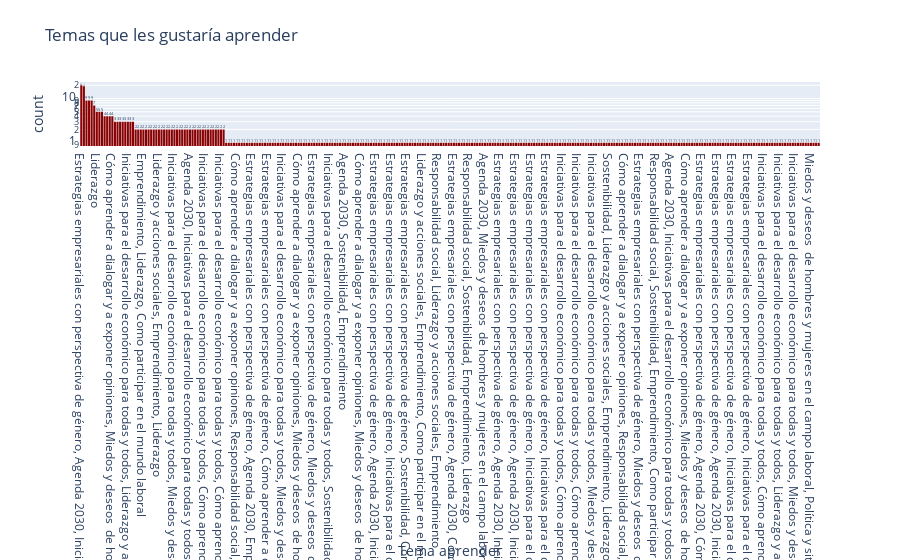

Notebook cell for this chart:
### Markdown cell above
### Temas que quieren aprender

### Code cell
df['Tema aprender'].fillna("Liderazgo y acciones sociales", inplace = True)

fig = px.histogram(df, x="Tema aprender",
                   title='Temas que les gustaría aprender',
                   color_discrete_sequence=['darkred'],
                   log_y=True, # represent bars with log scale
                   text_auto= True
                   ).update_xaxes(categoryorder='total descending')
                   
fig.show()

### Figure 1 — Plotly figure (JSON) as saved in the notebook; plotly's stock layout.template omitted (floating-point values rounded to 4 significant figures; data arrays with more than 128 entries replaced by an {"elided": "..."} marker saying what was removed)
{"data": [{"alignmentgroup": "True", "bingroup": "x", "hovertemplate": "Tema aprender=%{x}<br>count=%{y}<extra></extra>", "legendgroup": "", "marker": {"color": "darkred", "pattern": {"shape": ""}}, "name": "", "offsetgroup": "", "orientation": "v", "showlegend": false, "texttemplate": "%{value}", "type": "histogram", "x": {"elided": "428 str values"}, "xaxis": "x", "yaxis": "y"}], "layout": {"barmode": "relative", "legend": {"tracegroupgap": 0}, "title": {"text": "Temas que les gustaría aprender"}, "xaxis": {"anchor": "y", "categoryorder": "total descending", "domain": [0, 1], "title": {"text": "Tema aprender"}}, "yaxis": {"anchor": "x", "domain": [0, 1], "title": {"text": "count"}, "type": "log"}}}
